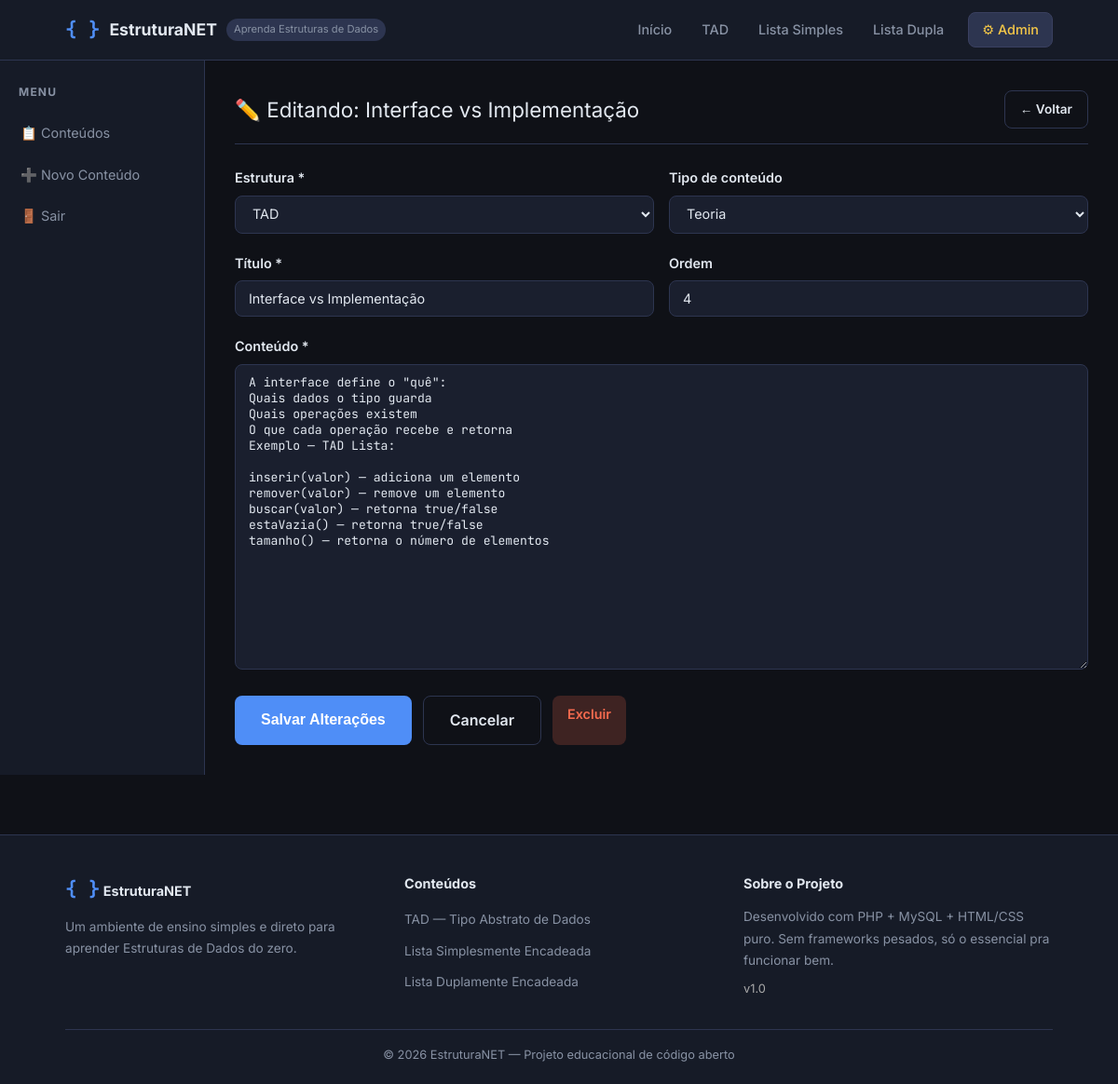
Page /admin/editar.php?id=10 (signed in) on the committed database.
### tables this page shows
CREATE TABLE `conteudos` (
  `id` int(11) NOT NULL,
  `estrutura` enum('tad','lista_simples','lista_dupla') NOT NULL COMMENT 'Qual estrutura esse conteúdo pertence',
  `tipo` enum('teoria','exemplo','codigo','dica','exercicio') NOT NULL DEFAULT 'teoria',
  `titulo` varchar(255) NOT NULL COMMENT 'Título do bloco de conteúdo',
  `conteudo` text NOT NULL COMMENT 'Corpo do conteúdo (HTML básico permitido)',
  `ordem` int(11) NOT NULL DEFAULT 10 COMMENT 'Ordem de exibição (menor = primeiro)',
  `ativo` tinyint(1) NOT NULL DEFAULT 1 COMMENT '1=ativo, 0=inativo',
  `criado_em` datetime NOT NULL DEFAULT current_timestamp(),
  `editado_em` datetime NOT NULL DEFAULT current_timestamp() ON UPDATE current_timestamp()
);

### admin/editar.php (the view, shortened to what this page needs)
<?php
$id       = (int)($_GET['id'] ?? 0);
$conexao  = conectar();
$stmt = $conexao->prepare("SELECT * FROM conteudos WHERE id = ?");
$stmt->bind_param('i', $id);
$stmt->execute();
$res  = $stmt->get_result();
$item = $res->fetch_assoc();
require_once '../includes/header.php';
$dados = $_SERVER['REQUEST_METHOD'] === 'POST' ? $_POST : $item;
?>
<div class="admin-layout">
    <aside class="admin-sidebar">
        <h4>Menu</h4>
        <a href="painel.php">📋 Conteúdos</a>
        <a href="novo.php">➕ Novo Conteúdo</a>
        <a href="logout.php">🚪 Sair</a>
    </aside>
    <div class="admin-conteudo">
        <div class="admin-titulo">
            <span>✏️ Editando: <?= htmlspecialchars($item['titulo']) ?></span>
            <a href="painel.php" class="btn-secundario" style="font-size:0.85rem;padding:8px 16px;">← Voltar</a>
        </div>
        <form method="POST" action="">
            <div class="form-linha">
                <div class="form-grupo">
                    <label>Estrutura *</label>
                    <select name="estrutura" required>
                        <option value="tad"          <?= $dados['estrutura'] === 'tad'          ? 'selected' : '' ?>>TAD</option>
                    </select>
                </div>
                <div class="form-grupo">
                    <label>Tipo de conteúdo</label>
                    <select name="tipo">
                        <?php foreach (['teoria','exemplo','codigo','dica','exercicio'] as $t): ?>
                        <option value="<?= $t ?>" <?= $dados['tipo'] === $t ? 'selected' : '' ?>>
                            <?= ucfirst($t) ?>
                        </option>
                        <?php endforeach; ?>
                    </select>
                </div>
            </div>
            <div class="form-linha">
                <div class="form-grupo">
                    <label>Título *</label>
                    <input type="text" name="titulo" value="<?= htmlspecialchars($dados['titulo']) ?>" required>
                </div>
                <div class="form-grupo">
                    <label>Ordem</label>
                    <input type="number" name="ordem" value="<?= $dados['ordem'] ?>" min="1" max="999">
                </div>
            </div>
            <div class="form-grupo">
                <label>Conteúdo *</label>
                <textarea name="conteudo" rows="18"><?= htmlspecialchars($dados['conteudo']) ?></textarea>
            </div>
            <div style="display:flex;gap:12px;">
                <button type="submit" class="btn-primario">Salvar Alterações</button>
                <a href="painel.php" class="btn-secundario">Cancelar</a>
                <a href="excluir.php?id=<?= $id ?>" class="btn-excluir btn-confirmar-excluir"
                   style="padding:8px 16px;border-radius:var(--raio);font-size:0.9rem;">
                    Excluir
                </a>
            </div>
        </form>
    </div>
</div>
<?php require_once '../includes/footer.php'; ?>

### assets/css/estilo.css (style rules this page uses)
:root { --cor-fundo: #0f1117; --cor-fundo2: #161b27; --cor-card: #1e2535; --cor-borda: #2d3550; --cor-primaria: #4f8ef7; --cor-secundaria: #7c5cbf; --cor-verde: #3ecf8e; --cor-amarelo: #f7c948; --cor-vermelho: #f76b4f; --cor-texto: #e2e8f0; --cor-texto-suave: #8892a4; --cor-codigo: #1a1f2e; --fonte-texto: 'Inter', sans-serif; --fonte-codigo: 'JetBrains Mono', monospace; --raio: 8px; --sombra: 0 2px 12px rgba(0,0,0,0.3); }
* { box-sizing: border-box; margin: 0; padding: 0; }
html { scroll-behavior: smooth; }
body { font-family: var(--fonte-texto); background: var(--cor-fundo); color: var(--cor-texto); line-height: 1.7; font-size: 16px; }
a { color: var(--cor-primaria); text-decoration: none; transition: color 0.2s; }
.btn-primario { display: inline-block; background: var(--cor-primaria); color: #fff !important; padding: 12px 28px; border-radius: var(--raio); font-weight: 600; font-size: 1rem; transition: all 0.2s; border: none; cursor: pointer; }
.btn-secundario { display: inline-block; background: transparent; color: var(--cor-texto) !important; padding: 12px 28px; border-radius: var(--raio); font-weight: 600; font-size: 1rem; transition: all 0.2s; border: 1px solid var(--cor-borda); cursor: pointer; }
.admin-layout { display: grid; grid-template-columns: 220px 1fr; gap: 0; min-height: calc(100vh - 64px); }
.admin-sidebar { background: var(--cor-fundo2); border-right: 1px solid var(--cor-borda); padding: 24px 0; }
.admin-sidebar h4 { padding: 0 20px 12px; font-size: 0.75rem; text-transform: uppercase; letter-spacing: 0.1em; color: var(--cor-texto-suave); }
.admin-sidebar a { display: block; padding: 10px 20px; color: var(--cor-texto-suave); font-size: 0.9rem; transition: all 0.2s; border-left: 2px solid transparent; }
.admin-conteudo { padding: 32px; }
.admin-titulo { font-size: 1.4rem; margin-bottom: 24px; padding-bottom: 16px; border-bottom: 1px solid var(--cor-borda); display: flex; align-items: center; justify-content: space-between; gap: 16px; }
.form-grupo { margin-bottom: 20px; }
.form-grupo label { display: block; font-size: 0.9rem; font-weight: 600; margin-bottom: 6px; color: var(--cor-texto); }
.form-grupo input, .form-grupo select, .form-grupo textarea { width: 100%; background: var(--cor-codigo); border: 1px solid var(--cor-borda); border-radius: var(--raio); padding: 10px 14px; color: var(--cor-texto); font-family: var(--fonte-texto); font-size: 0.9rem; transition: border-color 0.2s; }
.form-grupo textarea { font-family: var(--fonte-codigo); font-size: 0.82rem; resize: vertical; min-height: 200px; }
.form-linha { display: grid; grid-template-columns: 1fr 1fr; gap: 16px; }
.btn-editar, .btn-excluir, .btn-ver { padding: 5px 12px; border-radius: 5px; font-size: 0.8rem; font-weight: 600; border: none; cursor: pointer; text-decoration: none; transition: all 0.2s; display: inline-block; }
.btn-excluir { background: rgba(247,107,79,0.2); color: var(--cor-vermelho); }

### rows in the picture
conteudos: titulo "Interface vs Implementação", estrutura "TAD", tipo "Teoria", ordem "4", conteudo "A interface define o \"quê\": Quais dados o tipo guarda Quais operações existem O que cada operação recebe e retorna Exemplo — TAD Lista: inserir(valor) — adiciona um elemento remover(valor) — remove um elemento buscar(valor) — retorna true/false estaVazia() — retorna true/false tamanho() — retorna o número de elementos"

### other values in the picture
SITE_NOME "EstruturaNET"
SITE_VERSAO "1.0"
